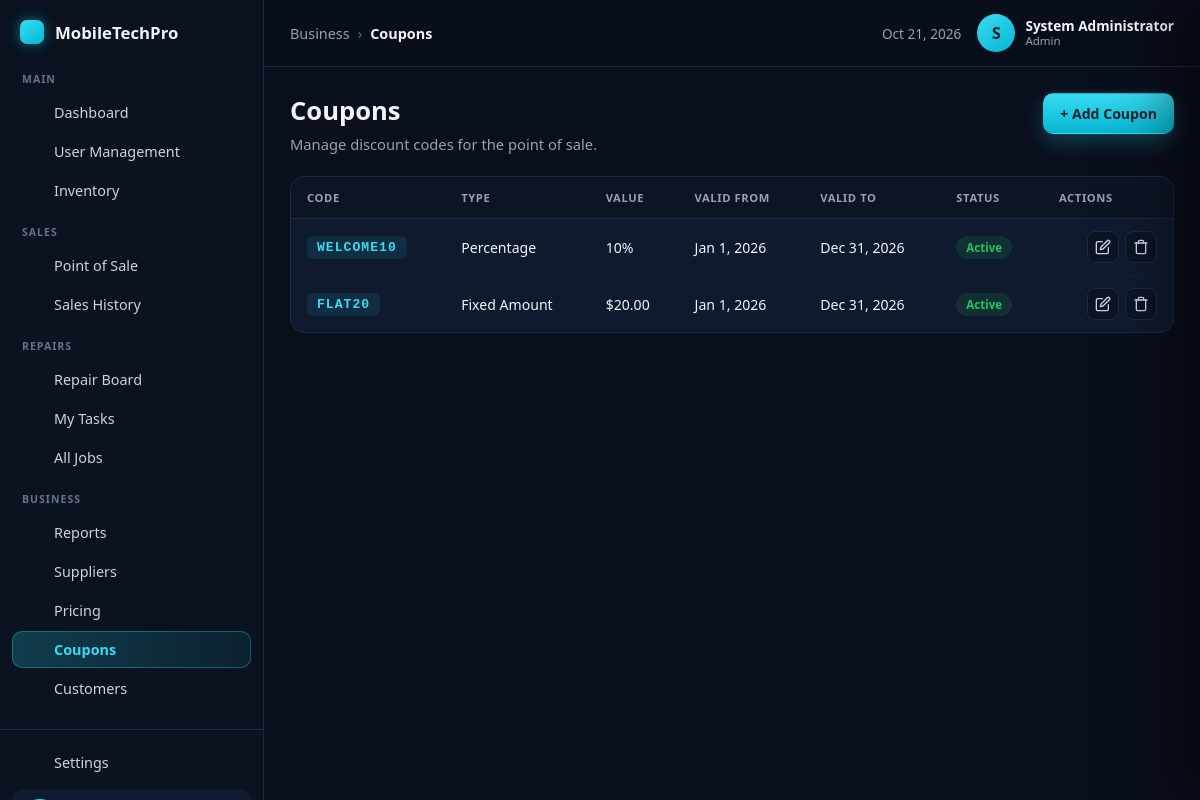
The page /admin/coupons (signed in) on the database its author committed.
### tables this page shows
CREATE TABLE coupons (
    coupon_id     INT UNSIGNED NOT NULL AUTO_INCREMENT,
    code          VARCHAR(40)  NOT NULL,
    discount_type ENUM('percent','fixed') NOT NULL DEFAULT 'percent',
    value         DECIMAL(10,2) NOT NULL DEFAULT 0.00,
    valid_from    DATE             NULL,
    valid_to      DATE             NULL,
    active        TINYINT(1)   NOT NULL DEFAULT 1,
    created_at    TIMESTAMP    NOT NULL DEFAULT CURRENT_TIMESTAMP,
    PRIMARY KEY (coupon_id),
    UNIQUE KEY uq_coupons_code (code),
    KEY idx_coupons_active (active, valid_from, valid_to)
);

### app/Core/Controller.php (called while the page is built, shortened)
<?php
abstract class Controller
{
    protected function view(string $path, array $data = []): void
    {
        $file = APP_ROOT . '/app/Views/' . $path . '.php';
        extract($data, EXTR_SKIP);
        require $file;
    }
}

### app/Controllers/CouponController.php (called while the page is built, shortened)
<?php
class CouponController extends Controller
{
    public function index(): void
    {
        $this->renderIndex(null, null);
    }
    private function renderIndex(?array $editCoupon, ?string $panelMode): void
    {
        $flash = $_SESSION['flash'] ?? null;
        $formOld = $_SESSION['form_old'] ?? null;
        $formError = $_SESSION['form_error'] ?? null;
        $this->view('admin/coupons/index', [
            'user' => AuthMiddleware::user(),
            'active' => 'coupons',
            'today' => (new DateTime('now'))->format('M j, Y'),
            'coupons' => (new Coupon())->all(),
            'editCoupon' => $editCoupon,
            'panelMode' => $panelMode,
            'flash' => $flash,
            'formOld' => $formOld,
            'formError' => $formError,
        ]);
    }
}

### public/index.php (called while the page is built, shortened)
<?php
require APP_ROOT . '/app/Core/helpers.php';
$app = new App();
$app->get('/', [AuthController::class, 'showLogin']);
$app->get('/login', [AuthController::class, 'showLogin']);
$app->post('/login', [AuthController::class, 'login']);
$app->get('/logout', [AuthController::class, 'logout']);
$app->get('/forgot-password', [AuthController::class, 'showForgotPassword']);
$app->post('/forgot-password', [AuthController::class, 'forgotPassword']);
$app->get('/reset-password', [AuthController::class, 'showResetPassword']);
$app->post('/reset-password', [AuthController::class, 'resetPassword']);
$app->get('/admin/dashboard', [DashboardController::class, 'index']);
$app->get('/admin/users', [UserController::class, 'index']);
$app->get('/admin/users/create', [UserController::class, 'create']);
$app->post('/admin/users/create', [UserController::class, 'create']);
$app->get('/admin/users/edit/{id}', [UserController::class, 'edit']);
$app->post('/admin/users/update/{id}', [UserController::class, 'update']);
$app->post('/admin/users/toggle/{id}', [UserController::class, 'toggleStatus']);
$app->get('/admin/inventory', [InventoryController::class, 'index']);
$app->get('/admin/inventory/create', [InventoryController::class, 'create']);
$app->post('/admin/inventory/create', [InventoryController::class, 'create']);
$app->get('/admin/inventory/edit/{id}', [InventoryController::class, 'edit']);
$app->post('/admin/inventory/update/{id}', [InventoryController::class, 'update']);
$app->post('/admin/inventory/delete/{id}', [InventoryController::class, 'delete']);
$app->get('/admin/suppliers', [SupplierController::class, 'index']);
$app->get('/admin/suppliers/create', [SupplierController::class, 'create']);
$app->post('/admin/suppliers/create', [SupplierController::class, 'create']);
$app->get('/admin/suppliers/edit/{id}', [SupplierController::class, 'edit']);
$app->post('/admin/suppliers/update/{id}', [SupplierController::class, 'update']);
$app->post('/admin/suppliers/delete/{id}', [SupplierController::class, 'delete']);
$app->get('/sales/pos', [PosController::class, 'pos']);
$app->get('/sales/pos/search', [PosController::class, 'searchProducts']);
$app->post('/sales/pos/cart/add', [PosController::class, 'cartAdd']);
$app->post('/sales/pos/cart/update', [PosController::class, 'cartUpdate']);
$app->post('/sales/pos/cart/remove', [PosController::class, 'cartRemove']);
$app->get('/sales/pos/cart', [PosController::class, 'cartGet']);
$app->post('/sales/pos/coupon', [PosController::class, 'applyCoupon']);
$app->post('/sales/pos/process', [PosController::class, 'processPayment']);
$app->get('/sales/history', [SalesHistoryController::class, 'index']);
$app->get('/sales/history/view/{id}', [SalesHistoryController::class, 'show']);
$app->get('/sales/customers', [CustomerController::class, 'index']);
$app->get('/sales/customers/create', [CustomerController::class, 'create']);
$app->post('/sales/customers/create', [CustomerController::class, 'create']);
$app->get('/sales/customers/edit/{id}', [CustomerController::class, 'edit']);
$app->post('/sales/customers/update/{id}', [CustomerController::class, 'update']);
$app->post('/sales/customers/delete/{id}', [CustomerController::class, 'delete']);
$app->get('/sales/customers/view/{id}', [CustomerController::class, 'show']);
$app->get('/sales/customers/search', [CustomerController::class, 'search']);
$app->post('/sales/customers/quick-create', [CustomerController::class, 'quickCreate']);
$app->post('/sales/customers/set', [CustomerController::class, 'setCustomer']);
$app->get('/technician/board', [RepairBoardController::class, 'index']);
$app->get('/technician/board/create', [RepairBoardController::class, 'showCreateJob']);
$app->post('/technician/board/create', [RepairBoardController::class, 'createJob']);
$app->get('/technician/board/search-customer', [RepairBoardController::class, 'searchCustomer']);
$app->post('/technician/board/move', [RepairBoardController::class, 'move']);
$app->post('/technician/board/note', [RepairBoardController::class, 'note']);
$app->get('/technician/board/view/{id}', [RepairBoardController::class, 'viewJob']);
$app->post('/technician/board/update', [RepairBoardController::class, 'updateJob']);
$app->post('/technician/board/complete', [RepairBoardController::class, 'markComplete']);
$app->post('/technician/board/notify', [RepairBoardController::class, 'notifyCustomer']);
$app->get('/technician/my-tasks', [RepairBoardController::class, 'myTasks']);
$app->get('/technician/all-jobs', [RepairBoardController::class, 'allJobs']);
$app->get('/admin/reports', [ReportController::class, 'index']);
$app->get('/admin/reports/export-csv', [ReportController::class, 'exportCsv']);
$app->get('/admin/pricing', [PricingController::class, 'index']);
$app->post('/admin/pricing/update-price', [PricingController::class, 'updatePrice']);
$app->get('/admin/coupons', [CouponController::class, 'index']);
$app->get('/admin/coupons/create', [CouponController::class, 'create']);
$app->post('/admin/coupons/create', [CouponController::class, 'create']);
$app->get('/admin/coupons/edit/{id}', [CouponController::class, 'edit']);
$app->post('/admin/coupons/update/{id}', [CouponController::class, 'update']);
$app->post('/admin/coupons/delete/{id}', [CouponController::class, 'delete']);
$app->run();

### app/Core/helpers.php (called while the page is built, shortened)
<?php
if (!function_exists('e')) {
    function e($value): string
    {
        return htmlspecialchars((string) $value, ENT_QUOTES, 'UTF-8');
    }
}
if (!function_exists('base_url')) {
    function base_url(string $path = ''): string
    {
        $base = defined('BASE_URL') ? BASE_URL : '';
        return $base . '/' . ltrim($path, '/');
    }
}

### app/Config/Env.php (called while the page is built, shortened)
<?php
class Env
{
    public static function get(string $key, ?string $default = null): ?string
    {
        $env = getenv($key);
        return $env === false ? $default : $env;
    }
}

### app/Config/Database.php (called while the page is built, shortened)
<?php
class Database
{
    public static function connection(): mysqli
    {
        $host = Env::get('DB_HOST', '127.0.0.1');
        $user = Env::get('DB_USER', 'root');
        $pass = Env::get('DB_PASS', '');
        $name = Env::get('DB_NAME', 'mobiletech_pro');
        $port = (int) (Env::get('DB_PORT', '3306') ?? 3306);
        $charset = Env::get('DB_CHARSET', 'utf8mb4');
        $conn = @new mysqli($host, $user, $pass, $name, $port);
        $conn->set_charset((string) $charset);
        return $conn;
    }
}

### app/Core/Model.php (called while the page is built, shortened)
<?php
abstract class Model
{
    public function __construct()
    {
        $this->db = Database::connection();
    }
}

### app/Models/Coupon.php (called while the page is built, shortened)
<?php
class Coupon extends Model
{
    public function all(): array
    {
        $stmt = $this->db->prepare(
            'SELECT coupon_id, code, discount_type, value, valid_from, valid_to, active, created_at
             FROM coupons
             ORDER BY created_at DESC'
        );
        $stmt->execute();
        $result = $stmt->get_result();
        $rows = [];
        while ($row = $result->fetch_assoc()) {
            $rows[] = $row;
        }
        return $rows;
    }
}

### app/Views/admin/coupons/index.php (the view, shortened to what this page needs)
<!DOCTYPE html>
<html lang="en">
<head>
    <link rel="stylesheet" href="<?= e(base_url('css/dashboard.css')) ?>">
    <link rel="stylesheet" href="<?= e(base_url('css/users.css')) ?>">
    <link rel="stylesheet" href="<?= e(base_url('css/coupons.css')) ?>">
</head>
<body class="dash-body">
    <div class="dash-layout">
        <?php require APP_ROOT . '/app/Views/partials/sidebar.php'; ?>
        <div class="dash-main">
            <header class="topbar">
                <nav class="breadcrumb" aria-label="Breadcrumb">
                    <span class="crumb">Business</span>
                    <span class="crumb-sep">&rsaquo;</span>
                    <span class="crumb crumb-current">Coupons</span>
                </nav>
                <div class="topbar-right">
                    <span class="topbar-date"><?= e($today) ?></span>
                    <div class="user-chip">
                        <span class="user-avatar" aria-hidden="true"><?= e(strtoupper(substr((string) ($user['full_name'] ?? 'U'), 0, 1))) ?></span>
                        <span class="user-meta">
                            <span class="user-name"><?= e($user['full_name'] ?? 'User') ?></span>
                            <span class="user-role"><?= e(ucwords(str_replace('_', ' ', (string) ($user['user_type'] ?? '')))) ?></span>
                        </span>
                    </div>
                </div>
            </header>
            <main class="content">
                <div class="content-head">
                    <div>
                        <h1 class="page-greeting">Coupons</h1>
                        <p class="page-sub">Manage discount codes for the point of sale.</p>
                    </div>
                    <div class="content-actions">
                        <a class="btn-cyan" href="<?= e(base_url('/admin/coupons/create')) ?>">+ Add Coupon</a>
                    </div>
                </div>
                <div class="table-wrap">
                    <table class="user-table">
                        <thead>
                            <tr>
                                <th>Code</th>
                                <th>Type</th>
                                <th>Value</th>
                                <th>Valid From</th>
                                <th>Valid To</th>
                                <th>Status</th>
                                <th class="col-actions">Actions</th>
                            </tr>
                        </thead>
                        <tbody>
                            <?php foreach ($coupons as $c):
                                $cid = (int) $c['coupon_id'];
                                $active = (int) ($c['active'] ?? 1);
                                $typeLabel = $c['discount_type'] === 'percent' ? 'Percentage' : 'Fixed Amount';
                                $valDisplay = $c['discount_type'] === 'percent' ? number_format((float) $c['value'], 0) . '%' : '$' . number_format((float) $c['value'], 2);
                                $validFrom = !empty($c['valid_from']) ? date('M j, Y', strtotime($c['valid_from'])) : '&mdash;';
                                $validTo = !empty($c['valid_to']) ? date('M j, Y', strtotime($c['valid_to'])) : '&mdash;';
                            ?>
                                <tr>
                                    <td>
                                        <span class="coupon-code"><?= e($c['code']) ?></span>
                                    </td>
                                    <td><?= $typeLabel ?></td>
                                    <td><?= $valDisplay ?></td>
                                    <td><?= $validFrom ?></td>
                                    <td><?= $validTo ?></td>
                                    <td>
                                        <span class="status-pill status-pill--<?= $active ? 'active' : 'inactive' ?>">
                                            <?= $active ? 'Active' : 'Inactive' ?>
                                        </span>
                                    </td>
                                    <td class="col-actions">
                                        <div class="row-actions">
                                            <a class="icon-btn" href="<?= e(base_url('/admin/coupons/edit/' . $cid)) ?>" aria-label="Edit coupon" title="Edit">
                                                <svg viewBox="0 0 24 24" width="16" height="16" fill="none" stroke="currentColor" stroke-width="2" stroke-linecap="round" stroke-linejoin="round" aria-hidden="true"><path d="M11 4H4a2 2 0 0 0-2 2v14a2 2 0 0 0 2 2h14a2 2 0 0 0 2-2v-7"/><path d="M18.5 2.5a2.12 2.12 0 0 1 3 3L12 15l-4 1 1-4z"/></svg>
                                            </a>
                                            <form method="post" action="<?= e(base_url('/admin/coupons/delete/' . $cid)) ?>" data-confirm="Delete coupon <?= e($c['code']) ?>?">
                                                <button type="submit" class="icon-btn icon-btn--danger" aria-label="Delete coupon" title="Delete">
                                                    <svg viewBox="0 0 24 24" width="16" height="16" fill="none" stroke="currentColor" stroke-width="2" stroke-linecap="round" stroke-linejoin="round" aria-hidden="true"><polyline points="3 6 5 6 21 6"/><path d="M19 6v14a2 2 0 0 1-2 2H7a2 2 0 0 1-2-2V6m3 0V4a2 2 0 0 1 2-2h4a2 2 0 0 1 2 2v2"/></svg>
                                                </button>
                                            </form>
                                        </div>
                                    </td>
                                </tr>
                            <?php endforeach; ?>
                        </tbody>
                    </table>
                </div>
            </main>
        </div>
    </div>
</body>
</html>

### app/Core/App.php (shortened to what this page needs)
<?php
class App
{
    private array $routes = [
        'GET' => [],
        'POST' => [],
    ];
    private function add(string $method, string $path, array $handler): void
    {
        $this->routes[$method][] = [
            'segments' => $this->segments($path),
            'handler' => $handler,
        ];
    }
    public function run(): void
    {
        $method = strtoupper($_SERVER['REQUEST_METHOD'] ?? 'GET');
        $requestSegments = $this->segments($this->currentPath());
        foreach ($this->routes[$method] ?? [] as $route) {
            $params = $this->match($route['segments'], $requestSegments);
            if ($params === null) {
                continue;
            }
            [$class, $action] = $route['handler'];
            $controller = new $class();
            $controller->$action(...$params);
            return;
        }
    }
    private function match(array $routeSegments, array $requestSegments): ?array
    {
        if (count($routeSegments) !== count($requestSegments)) {
            return null;
        }
        $params = [];
        foreach ($routeSegments as $i => $seg) {
            if ($seg !== $requestSegments[$i]) {
                return null;
            }
        }
        return $params;
    }
    private function segments(string $path): array
    {
        $trimmed = trim($path, '/');
        return $trimmed === '' ? [] : explode('/', $trimmed);
    }
    private function currentPath(): string
    {
        $uri = parse_url($_SERVER['REQUEST_URI'] ?? '/', PHP_URL_PATH);
        $uri = is_string($uri) ? rawurldecode($uri) : '/';
        return '/' . trim($uri, '/');
    }
}

### rows shown on the page
coupons: code "WELCOME10", discount_type "Percentage", valDisplay "10%", valid_from "Jan 1, 2026", valid_to "Dec 31, 2026", active "Active"
coupons: code "FLAT20", discount_type "Fixed Amount", valDisplay "$20.00", valid_from "Jan 1, 2026", valid_to "Dec 31, 2026", active "Active"

### other values the page prints
$groupName "MAIN"
$item['label'] "Dashboard"
$item['label'] "User Management"
$item['label'] "Inventory"
$groupName "SALES"
$item['label'] "Point of Sale"
$item['label'] "Sales History"
$groupName "REPAIRS"
$item['label'] "Repair Board"
$item['label'] "My Tasks"
$item['label'] "All Jobs"
$groupName "BUSINESS"
$item['label'] "Reports"
$item['label'] "Suppliers"
$item['label'] "Pricing"
